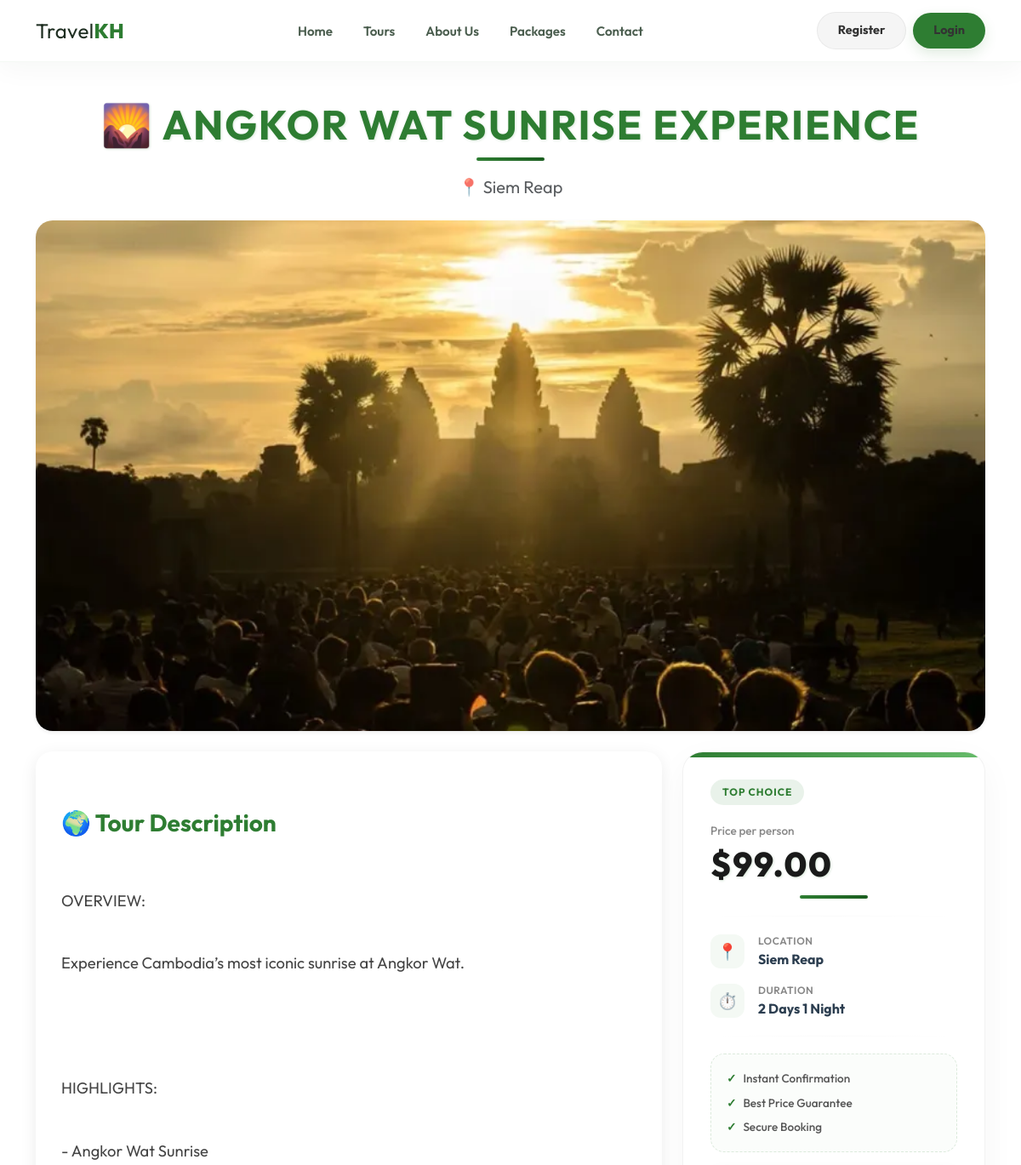
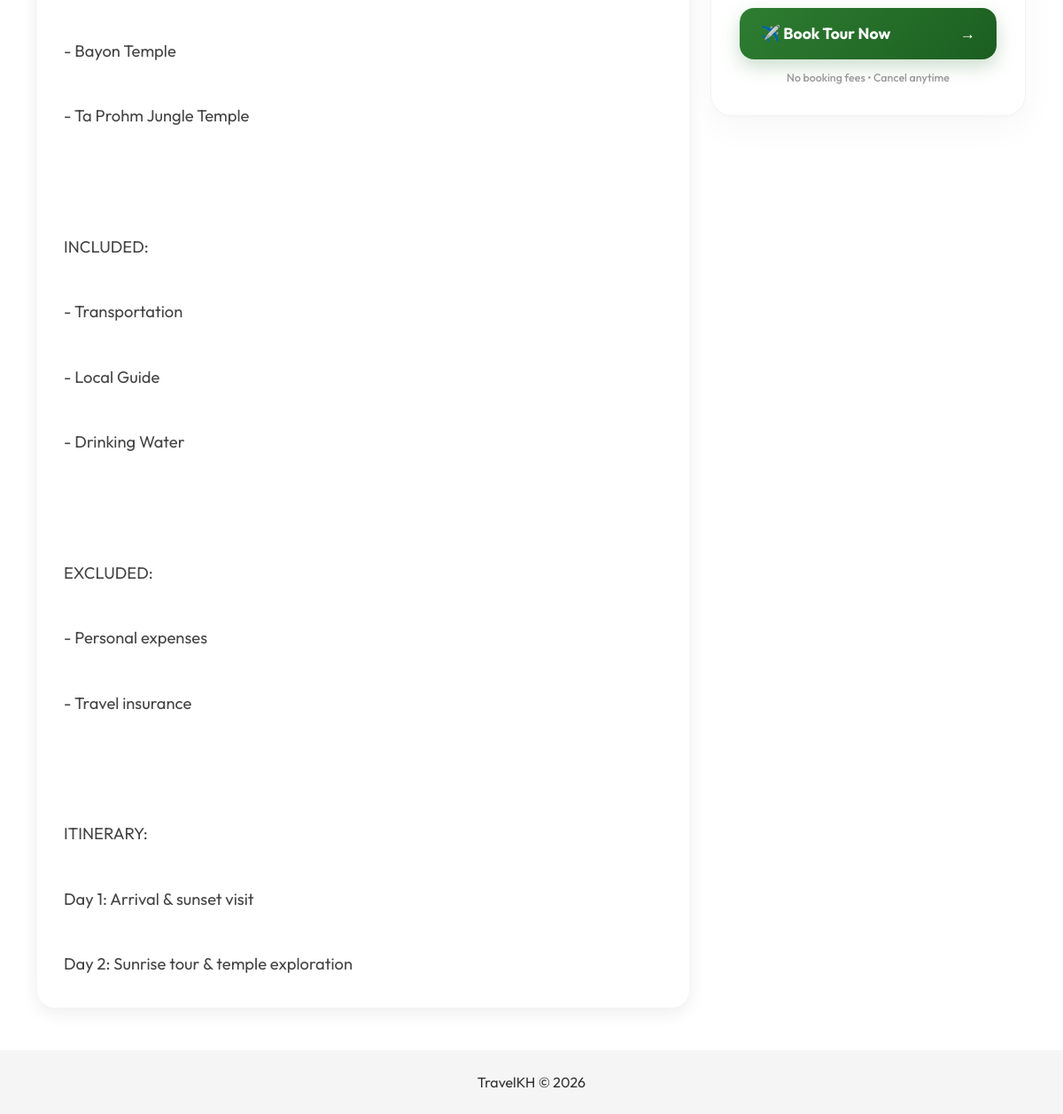
The page /tour-details.php?id=1 on the database its author committed (2 pictures, top to bottom).
### tables this page shows
CREATE TABLE `tours` (
  `tour_id` int NOT NULL AUTO_INCREMENT,
  `title` varchar(255) NOT NULL,
  `location` varchar(100) DEFAULT 'Cambodia',
  `price` decimal(10,2) NOT NULL,
  `duration` varchar(100) DEFAULT NULL,
  `image` varchar(255) DEFAULT NULL,
  `short_description` text,
  `full_description` longtext,
  `status` enum('active','inactive') DEFAULT 'active',
  `created_at` timestamp NULL DEFAULT CURRENT_TIMESTAMP,
  PRIMARY KEY (`tour_id`)
);

### includes/config.php (called while the page is built, shortened)
<?php
function base_url($path = '') {
    static $base = null;
    if ($base === null) {
        $docRoot = str_replace('\\', '/', realpath($_SERVER['DOCUMENT_ROOT']));
        $appRoot = str_replace('\\', '/', realpath(APP_ROOT));
        $base = rtrim(str_replace($docRoot, '', $appRoot), '/') . '/';
    }
    return $base . ltrim($path, '/');
}
function getTourImage($imgName) {
    $localFile = APP_ROOT . '/assets/images/' . $imgName;
    if (file_exists($localFile)) {
        return base_url('assets/images/' . $imgName);
    }
    $fallbacks = [
        'angkor.jpg' => 'https://images.unsplash.com/photo-1528127269322-539801943592?auto=format&fit=crop&w=800&q=80',
        'kohrong.jpg' => 'https://images.unsplash.com/photo-1507525428034-b723cf961d3e?auto=format&fit=crop&w=800&q=80',
        'knongpsa.jpg' => 'https://images.unsplash.com/photo-1464822759023-fed622ff2c3b?auto=format&fit=crop&w=800&q=80',
        'phnompenh.jpg' => 'https://images.unsplash.com/photo-1569154941061-e231b4725ef1?auto=format&fit=crop&w=800&q=80',
        'cardamom.jpg' => 'https://images.unsplash.com/photo-1448375240586-882707db888b?auto=format&fit=crop&w=800&q=80',
        'kampot_river.jpg' => 'https://images.unsplash.com/photo-1504280390367-361c6d9f38f4?auto=format&fit=crop&w=800&q=80'
    ];
    return isset($fallbacks[$imgName]) ? $fallbacks[$imgName] : 'https://images.unsplash.com/photo-1488646953014-85cb44e25828?auto=format&fit=crop&w=800&q=80';
}

### tour-details.php (the view, shortened to what this page needs)
<?php
require_once __DIR__ . '/includes/config.php';
$tourId = (int) ($_GET['id'] ?? 0);
$stmt = $conn->prepare("SELECT * FROM tours WHERE tour_id = ? AND status = 'active'");
$stmt->bind_param('i', $tourId);
$stmt->execute();
$t = $stmt->get_result()->fetch_assoc();
include __DIR__ . '/includes/header.php';
include __DIR__ . '/includes/navbar.php';
?>
<div class="container mt-5">
    <div data-aos="fade-up">
        <div class="text-center mb-4">
            <h1 class="tour-title">🌄 <?php echo htmlspecialchars($t['title']); ?></h1>
            <p class="text-muted fs-5">📍 <?php echo htmlspecialchars($t['location']); ?></p>
        </div>
        <img src="<?php echo getTourImage($t['image']); ?>"
             class="w-100 mb-4 shadow-sm"
             style="border-radius:20px; max-height:600px; object-fit:cover;"
             alt="<?php echo htmlspecialchars($t['title']); ?>">
        <div class="row">
            <div class="col-lg-8">
                <div class="tour-description">
                    <h3 class="section-title">🌍 Tour Description</h3>
                    <?php echo nl2br(htmlspecialchars($t['full_description'])); ?>
                </div>
            </div>
            <div class="col-lg-4">
                <div class="booking-card-modern">
                    <div class="card-badge">Top Choice</div>
                    <div class="price-header">
                        <span class="price-label">Price per person</span>
                        <h2 class="tour-price-modern">$<?php echo number_format($t['price'], 2); ?></h2>
                    </div>
                    <hr class="divider">
                    <ul class="tour-features-list">
                        <li>
                            <span class="feature-icon">📍</span>
                            <div class="feature-text">
                                <span class="feature-title">Location</span>
                                <span class="feature-val"><?php echo htmlspecialchars($t['location']); ?></span>
                            </div>
                        </li>
                        <li>
                            <span class="feature-icon">⏱️</span>
                            <div class="feature-text">
                                <span class="feature-title">Duration</span>
                                <span class="feature-val"><?php echo htmlspecialchars($t['duration']); ?></span>
                            </div>
                        </li>
                    </ul>
                    <hr class="divider">
                    <div class="guarantees-box">
                        <div class="guarantee-item">
                            <span class="guarantee-check">✓</span> Instant Confirmation
                        </div>
                        <div class="guarantee-item">
                            <span class="guarantee-check">✓</span> Best Price Guarantee
                        </div>
                        <div class="guarantee-item">
                            <span class="guarantee-check">✓</span> Secure Booking
                        </div>
                    </div>
                    <a href="<?php echo base_url('user/book.php?id=' . $t['tour_id']); ?>" class="btn-book-now-modern">
                        <span>✈️ Book Tour Now</span>
                        <span class="arrow-icon">→</span>
                    </a>
                    <p class="booking-footer-text">No booking fees • Cancel anytime</p>
                </div>
            </div>
        </div>
    </div>
</div>
<?php include __DIR__ . '/includes/footer.php'; ?>

### assets/css/style.css (style rules this page uses)
body { font-family: 'Outfit', sans-serif; background: #ffffff; color: #333; }
:root { --primary-green: #2E7D32; --dark-green: #1B5E20; --light-gray: #F5F5F5; }
h1, h2, h4 { color: var(--primary-green); letter-spacing: 0.04em; text-transform: uppercase; text-shadow: 1px 1px 3px rgba(46, 125, 50, 0.18); }
h1 { font-size: clamp(2.5rem, 4vw, 4rem); line-height: 1.05; margin-bottom: 1rem; }
h2 { font-size: clamp(2rem, 3vw, 3rem); margin-bottom: 0.85rem; }
h1::after, h2::after { content: ''; display: block; width: 5rem; height: 0.3rem; margin: 0.8rem auto 0; background: linear-gradient(90deg, var(--primary-green), var(--dark-green)); border-radius: 99px; }
.tour-title { font-size:3rem; font-weight:700; color:#2E7D32; }
.section-title { color:#2E7D32; font-weight:700; margin-bottom:20px; }
.tour-description { background:#fff; padding:30px; border-radius:20px; box-shadow:0 5px 20px rgba(0,0,0,.08); font-size:1.15rem; line-height:2; color:#444; white-space:pre-line; }
.booking-card-modern { position: sticky; top: 100px; background: #ffffff; border: 1px solid rgba(0, 0, 0, 0.05); border-radius: 24px; padding: 32px; box-shadow: 0 12px 40px rgba(0, 0, 0, 0.04), 0 2px 8px rgba(0, 0, 0, 0.02); transition: all 0.4s cubic-bezier(0.165, 0.84, 0.44, 1); overflow: hidden; }
.booking-card-modern::before { content: ''; position: absolute; top: 0; left: 0; right: 0; height: 6px; background: linear-gradient(90deg, #2E7D32, #66BB6A); }
.card-badge { display: inline-block; background: rgba(46, 125, 50, 0.1); color: #2E7D32; font-size: 0.75rem; font-weight: 700; text-transform: uppercase; letter-spacing: 1px; padding: 6px 14px; border-radius: 50px; margin-bottom: 20px; }
.price-header { margin-bottom: 15px; }
.price-label { display: block; color: #888888; font-size: 0.85rem; font-weight: 500; margin-bottom: 4px; }
.tour-price-modern { color: #1a1a1a; font-size: 2.5rem; font-weight: 800; font-family: 'Outfit', sans-serif; margin: 0; }
.divider { border: 0; height: 1px; background: linear-gradient(to right, rgba(0,0,0,0), rgba(0,0,0,0.08), rgba(0,0,0,0)); margin: 20px 0; }
.tour-features-list { list-style: none; padding: 0; margin: 0; }
.tour-features-list li { display: flex; align-items: center; gap: 16px; margin-bottom: 16px; }
.tour-features-list li:last-child { margin-bottom: 0; }
.feature-icon { display: flex; align-items: center; justify-content: center; width: 40px; height: 40px; background: #f4f9f4; border-radius: 12px; font-size: 1.2rem; }
.feature-text { display: flex; flex-direction: column; }
.feature-title { color: #888888; font-size: 0.75rem; font-weight: 600; text-transform: uppercase; letter-spacing: 0.5px; }
.feature-val { color: #2c3e50; font-size: 1rem; font-weight: 700; }
.guarantees-box { background: #fbfdfb; border: 1px dashed rgba(46, 125, 50, 0.15); border-radius: 16px; padding: 18px; margin-bottom: 24px; }
.guarantee-item { font-size: 0.85rem; color: #555555; margin-bottom: 8px; display: flex; align-items: center; gap: 8px; font-weight: 500; }
.guarantee-item:last-child { margin-bottom: 0; }
.guarantee-check { color: #2E7D32; font-weight: 700; }
.btn-book-now-modern { display: flex; align-items: center; justify-content: space-between; background: linear-gradient(135deg, #2E7D32, #1B5E20); color: #ffffff; font-size: 1.1rem; font-weight: 700; text-decoration: none; padding: 16px 24px; border-radius: 16px; box-shadow: 0 8px 20px rgba(46, 125, 50, 0.25); transition: all 0.3s ease; }
.btn-book-now-modern .arrow-icon { transition: transform 0.3s ease; }
.booking-footer-text { text-align: center; font-size: 0.78rem; color: #999999; margin-top: 12px; margin-bottom: 0; font-weight: 500; }

### rows shown on the page
tours: title "ANGKOR WAT SUNRISE EXPERIENCE", location "Siem Reap", image (picture), full_description "OVERVIEW: Experience Cambodia’s most iconic sunrise at Angkor Wat. HIGHLIGHTS: - Angkor Wat Sunrise - Bayon Temple - Ta Prohm Jungle Temple INCLUDED: - Transportation - Local Guide - Drinking Water EXCLUDED: - Personal expenses - Travel insurance ITINERARY: Day 1: Arrival & sunset visit Day 2: Sunrise tour & temple exploration", price "99.00", duration "2 Days 1 Night"
